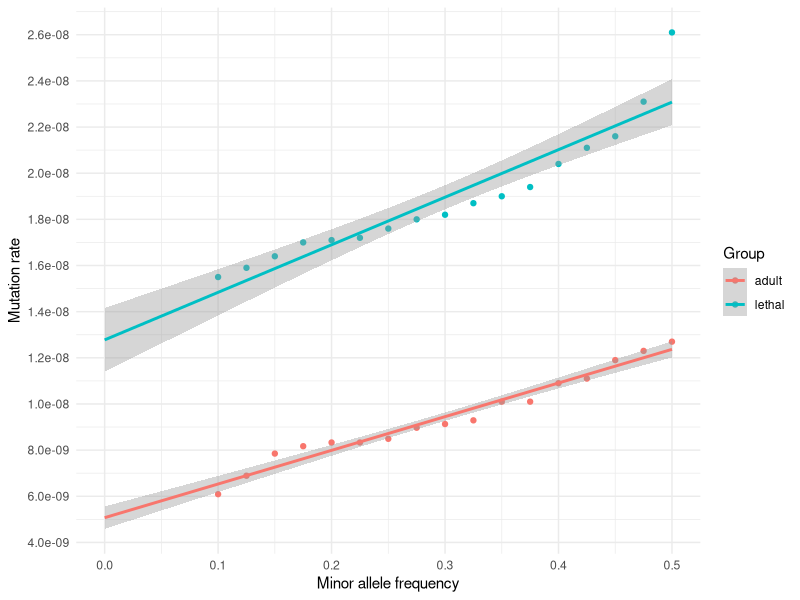
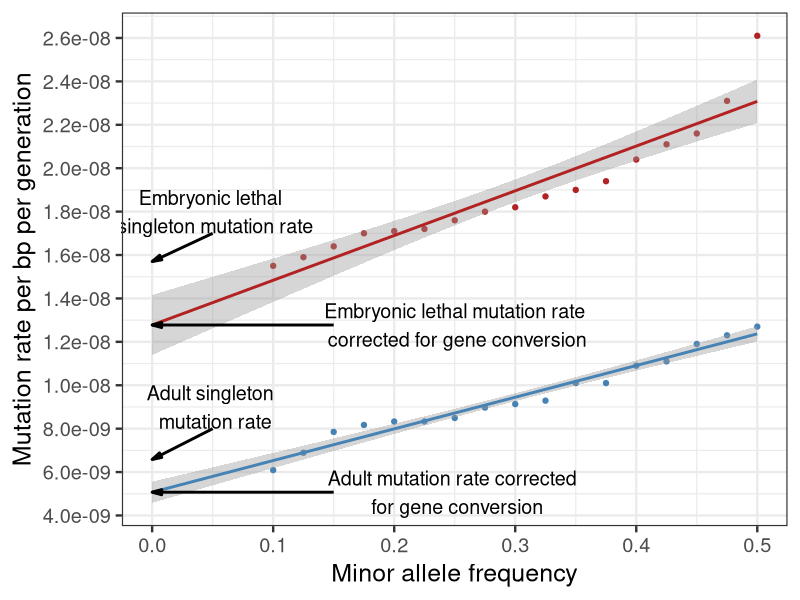
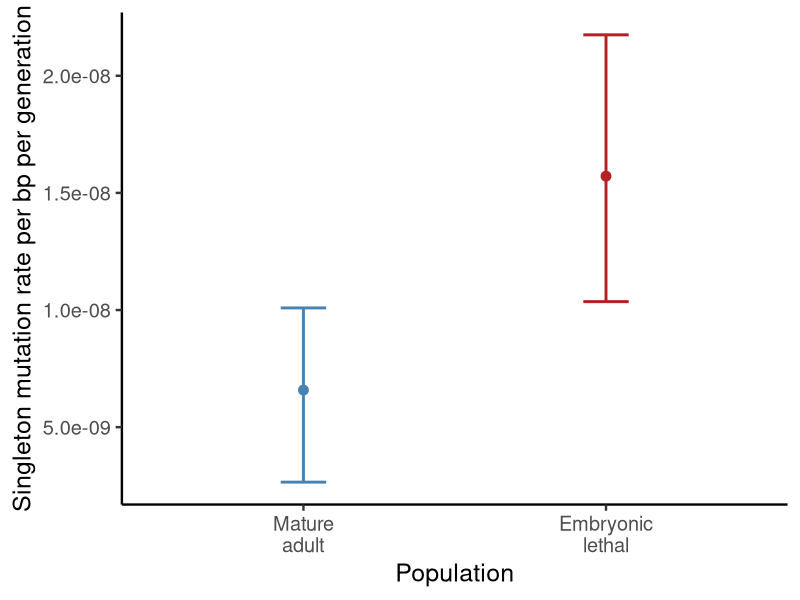
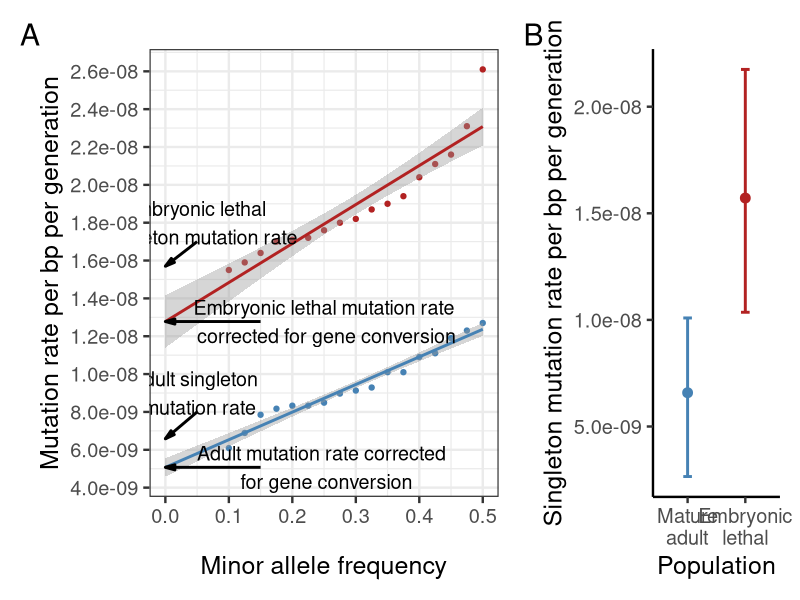
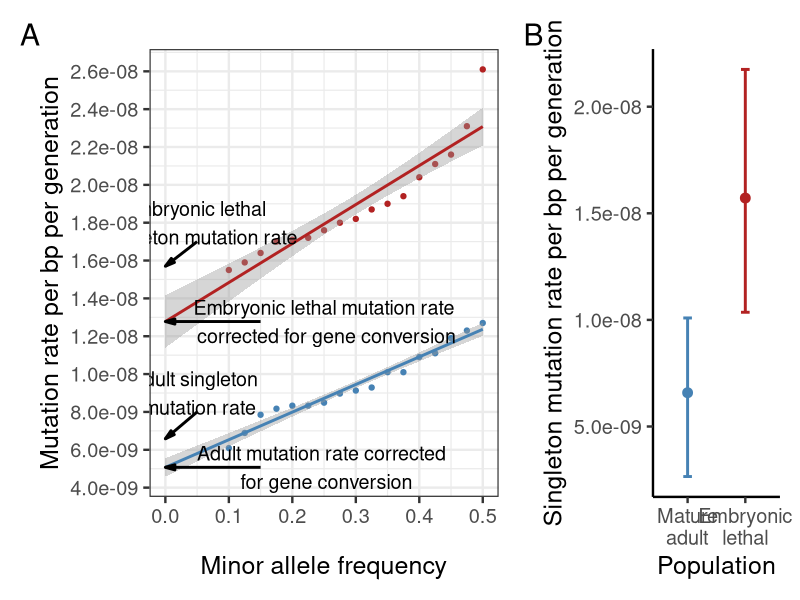

The R source for these figures, in order:
library(ggplot2)
library(tidyverse)
library(scales)
library(patchwork)

#read in mutation rate data across MAF bins to calculate gene conversion corrected rate
mut_rate_per_MAFbin_per_group <- read.csv("gene_conversion_mut_rates_across_MAF_bins.csv")

#quick visualization
ggplot(mut_rate_per_MAFbin_per_group, aes(x = MAF_max_bin, y = mut_rate, color = group)) +
  geom_point() +
  theme_minimal() +
  labs(
    x = "Minor allele frequency",
    y = "Mutation rate",
    color = "Group"
  ) +
  geom_smooth(method = "lm", se = TRUE, fullrange=TRUE) +
  scale_x_continuous(limits = c(0, 0.5)) +
  scale_y_continuous(breaks = pretty_breaks(n = 10))


#adult model to get info on slope and y-intercept
mut_rate_per_MAFbin_per_group_adults <- mut_rate_per_MAFbin_per_group %>%
  filter(group == "adult")

mut_rate_per_MAFbin_per_group_adults_model <- lm(mut_rate ~ MAF_max_bin, data = mut_rate_per_MAFbin_per_group_adults)
summary(mut_rate_per_MAFbin_per_group_adults_model)
mut_rate_per_MAFbin_per_group_adults_model_coef <- coef(mut_rate_per_MAFbin_per_group_adults_model)

#R2 = 0.964
adult_adjusted_R2 <- 0.964

adult_y_intercept <- mut_rate_per_MAFbin_per_group_adults_model_coef[1] #5.072059e-09
adult_slope <- mut_rate_per_MAFbin_per_group_adults_model_coef[2] #1.459118e-08

#get 95%. CI at intercept
adult_newdata <- data.frame(MAF_max_bin = 0)
predict(mut_rate_per_MAFbin_per_group_adults_model, newdata = adult_newdata, interval = "confidence", level = 0.95)
#fit: 5.072059e-09
#lwr: 4.585566e-09
#upr: 5.558551e-09


#lethal model to get info on slope and y-intercept
mut_rate_per_MAFbin_per_group_lethals <- mut_rate_per_MAFbin_per_group %>%
  filter(group == "lethal")


mut_rate_per_MAFbin_per_group_lethals_model <- lm(mut_rate ~ MAF_max_bin, data = mut_rate_per_MAFbin_per_group_lethals)
summary(mut_rate_per_MAFbin_per_group_lethals_model)
mut_rate_per_MAFbin_per_group_lethals_model_coef <- coef(mut_rate_per_MAFbin_per_group_lethals_model)

#R2 = 0.8676
lethals_adjusted_R2 <- 0.8676

lethals_y_intercept <- mut_rate_per_MAFbin_per_group_lethals_model_coef[1] #1.277647e-08
lethals_slope <- mut_rate_per_MAFbin_per_group_lethals_model_coef[2] #2.060784e-08

#get 95%. CI at intercept
lethal_newdata <- data.frame(MAF_max_bin = 0)
predict(mut_rate_per_MAFbin_per_group_lethals_model, newdata = lethal_newdata, interval = "confidence", level = 0.95)
#fit: 1.277647e-08
#lwr: 1.139302e-08
#upr: 1.415993e-08


#set singleton rates to include in plot
adult_singleton_rate <- 6.58E-09 #all adults
lethal_singleton_rate <- 1.57E-08 #all lethals

#create plot
MAF_regression_plot <- ggplot(subset(mut_rate_per_MAFbin_per_group), aes(x = MAF_max_bin, y = mut_rate, color = group)) +
    scale_color_manual(values = c(
      "lethal" = "firebrick",
      "adult" = "steelblue"
    ))+
    geom_point() +
    geom_smooth(method = "lm", se = TRUE, fullrange=TRUE) +
    theme_bw(base_size = 18) +
    theme(legend.position = "none")+
    labs(
      x = "Minor allele frequency",
      y = "Mutation rate per bp per generation",
      color = "group"
    ) +
    scale_x_continuous(limits = c(0, 0.5)) +
    scale_y_continuous(
      breaks = pretty_breaks(n = 10)  # more frequent y-axis ticks
    )+
    annotate("text", size=5, x = 0.05, y = 1.8e-8, label = "Embryonic lethal \n singleton mutation rate") + 
    annotate("segment", linewidth=1, x = 0.05, y = 1.7e-8, xend = 0, yend = lethal_singleton_rate,
             arrow = arrow(angle = 15, length = unit(0.25, "centimeters"), type = "closed")) + 
    annotate("text", size=5, x = 0.05, y = 9.0e-9, label = "Adult singleton \n mutation rate") +
    annotate("segment", linewidth=1, x = 0.05, y = 8.0e-9, xend = 0, yend = adult_singleton_rate,
             arrow = arrow(angle = 15, length = unit(0.25, "centimeters"), type = "closed")) +
    annotate("text", size=5, x = 0.25, y = lethals_y_intercept, label = "Embryonic lethal mutation rate\n corrected for gene conversion") +
    annotate("segment", linewidth=1, x = 0.15, y = lethals_y_intercept, xend = 0, yend = lethals_y_intercept,
             arrow = arrow(angle = 15, length = unit(0.25, "centimeters"), type = "closed")) +
    annotate("text", size=5, x = 0.25, y = adult_y_intercept, label = "Adult mutation rate corrected \n for gene conversion") +
    annotate("segment", linewidth=1, x = 0.15, y = adult_y_intercept, xend = 0, yend = adult_y_intercept,
             arrow = arrow(angle = 15, length = unit(0.25, "centimeters"), type = "closed"))
  
MAF_regression_plot





#####################################################################################
#read in singleton rate data
singleton_data <- read_csv("singleton_rates_final.csv")

set.seed(123)
#boottsrap means
bootstrap_pooled_singleton_rate <- function(df, groups,
                                            n_boot = 10000, seed = NULL) {
  
  if (!is.null(seed)) set.seed(seed)
  
  results <- list()
  
  for (g in groups) {
    
    df_g <- df[df$group == g, ]
    n <- nrow(df_g)
    
    boot_rates <- numeric(n_boot)
    
    for (i in seq_len(n_boot)) {
      
      boot <- df_g[sample(n, replace = TRUE), ]
      
      pooled_singletons <- sum(boot$singletons)
      pooled_callable_bp <- sum(boot$callable_bp)
      
      boot_rates[i] <- pooled_singletons / (2 * pooled_callable_bp)
    }
    
    results[[g]] <- boot_rates
  }
  
  results
}

boot_rates <- bootstrap_pooled_singleton_rate(
  df = singleton_data,
  groups = c("adult", "lethal"),
  n_boot = 10000,
  seed = 123
)

CI_adult  <- quantile(boot_rates$adult,  c(0.025, 0.975))
CI_lethal <- quantile(boot_rates$lethal, c(0.025, 0.975))

CI_adult
#        2.5%        97.5% 
#2.652514e-09 1.009022e-08 

CI_lethal
#2.5%       97.5% 
#1.03583e-08 2.17484e-08 

#calc. weighted mean function
weighted_mean <- function(rate, weight) {
  sum(rate * weight) / sum(weight)
}

#calc. for adult and lethal
obs_means <- tapply(
  seq_len(nrow(singleton_data)),
  singleton_data$group,
  function(idx) {
    weighted_mean(
      singleton_data$singleton_rate[idx],
      singleton_data$callable_bp[idx]
    )
  }
)

obs_means
#adult       lethal 
#6.583884e-09 1.571516e-08 

#assess diff in singleton rates between adult and lethal
bootstrap_pooled_diff <- function(df, group1, group2,
                                  n_boot = 10000, seed = NULL) {
  
  if (!is.null(seed)) set.seed(seed)
  
  # Subset the data by group
  df1 <- df[df$group == group1, ]
  df2 <- df[df$group == group2, ]
  
  diffs <- numeric(n_boot)
  
  for (i in seq_len(n_boot)) {
    
    # Resample individuals with replacement
    boot1 <- df1[sample(nrow(df1), replace = TRUE), ]
    boot2 <- df2[sample(nrow(df2), replace = TRUE), ]
    
    # Compute pooled per-base singleton rate for each group
    rate1 <- sum(boot1$singletons) / (2 * sum(boot1$callable_bp))
    rate2 <- sum(boot2$singletons) / (2 * sum(boot2$callable_bp))
    
    # Store the difference
    diffs[i] <- rate2 - rate1
  }
  
  diffs
}
boot_diffs <- bootstrap_pooled_diff(
  df = singleton_data,
  group1 = "adult",
  group2 = "lethal",
  n_boot = 10000
)


# 95% CI
CI <- quantile(boot_diffs, c(0.025, 0.975))
CI

#rate2-rate1
#2.5%        97.5% 
#2.848306e-09 1.614391e-08 

# p-value (2 sided)
p_value <- 2 * min(
  mean(boot_diffs <= 0),
  mean(boot_diffs >= 0)
)
p_value
#0.004


plot_df <- data.frame(
  group = c("adult", "lethal"),
  mean = c(obs_means["adult"], obs_means["lethal"]),
  lower = c(CI_adult[1], CI_lethal[1]),
  upper = c(CI_adult[2], CI_lethal[2])
)

singleton_plot <- ggplot(plot_df, aes(x=group, y=mean, color = group)) + 
  geom_point(size = 3) +
  geom_errorbar(aes(ymin=lower, ymax=upper), width=0.15, linewidth = 1) +
  theme_classic(base_size = 18) +
  labs(
    x = "Population",
    y = "Singleton mutation rate per bp per generation"
  )+
  scale_color_manual(values = c("steelblue", "firebrick"))+
  scale_x_discrete(labels = c("adult" = "Mature\nadult", "lethal" = "Embryonic\nlethal"))+
  theme(legend.position = "none")
singleton_plot

##combine MAF regression plot and singleton bootstrap plot
combined_plot <- MAF_regression_plot + singleton_plot + 
  plot_layout(widths = c(2.75, 1)) +
  plot_annotation(tag_levels = 'A')
combined_plot

ggsave("Fig2.revision.v1.size5.caption.pdf", plot = combined_plot)

#looking at comparing the low cov and high cov adults
adult_singleton_data <- singleton_data %>% filter(group %in% c("adult")) 

bootstrap_rates_coverage <- function(df, coverage_col,
                                     levels,
                                     n_boot = 10000,
                                     seed = NULL) {
  
  if (!is.null(seed)) set.seed(seed)
  
  results <- list()
  
  for (lev in levels) {
    
    df_sub <- df[df[[coverage_col]] == lev, ]
    n <- nrow(df_sub)
    
    boot_rates <- numeric(n_boot)
    
    for (i in seq_len(n_boot)) {
      boot <- df_sub[sample(n, replace = TRUE), ]
      
      pooled_singletons <- sum(boot$singletons)
      pooled_callable_bp <- sum(boot$callable_bp)
      
      boot_rates[i] <- pooled_singletons / (2 * pooled_callable_bp)
    }
    
    results[[lev]] <- boot_rates
  }
  
  return(results)
}

boot_rates_cov <- bootstrap_rates_coverage(
  df = adult_singleton_data,
  coverage_col = "coverage",
  levels = c("high", "medium"),
  n_boot = 10000,
  seed = 123
)


# 95% CI for each coverage group
quantile(boot_rates_cov$high, c(0.025, 0.975))
#2.5%        97.5% 
#4.452318e-09 1.277157e-08 

quantile(boot_rates_cov$medium, c(0.025, 0.975))
# 2.5%        97.5% 
#   0.000000e+00 7.632448e-09 

#calc. for adult and lethal
obs_means <- tapply(
  seq_len(nrow(adult_singleton_data)),
  adult_singleton_data$coverage,
  function(idx) {
    weighted_mean(
      adult_singleton_data$singleton_rate[idx],
      adult_singleton_data$callable_bp[idx]
    )
  }
)

obs_means
#high       medium 
#8.278268e-09 3.097232e-09 
